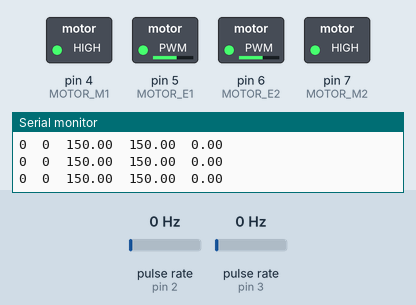
Bench run of a sketch on a simulated Arduino Uno, built with avr-gcc and run on an emulated ATmega328P. Parts: switched loads named in the sketch (green lamp = pin HIGH), the last lines printed to the serial monitor. Wiring (inferred from the names in the program): 2 × pulse sensor: data pin 2 / data pin 3. The inputs (shaded band) are chosen by the test bench; at power-on: pulse rate (sensors on pin 2, pin 3) 0 Hz.

Above: at 1.2 s.
1.3 s: pulse rate (sensor on pin 2) set to 50 Hz
At 2.72 s:
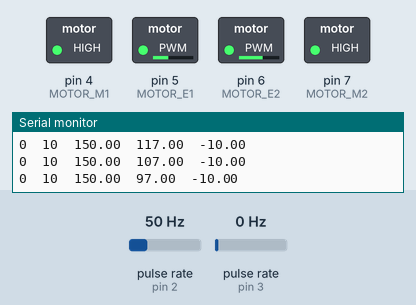
4.3 s: pulse rate (sensor on pin 3) set to 150 Hz
7.3 s: pulse rate (sensor on pin 2) set to 150 Hz
At 8.5 s:
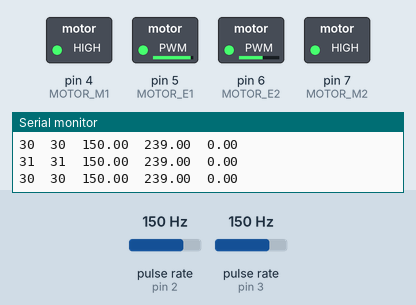
10.3 s: pulse rate (sensor on pin 3) set to 4 Hz
At 11.99 s:
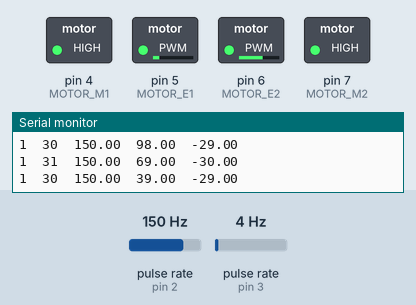
Timing chart, 0 to 14.3 s (numbered marks = the images above; inputs shaded):
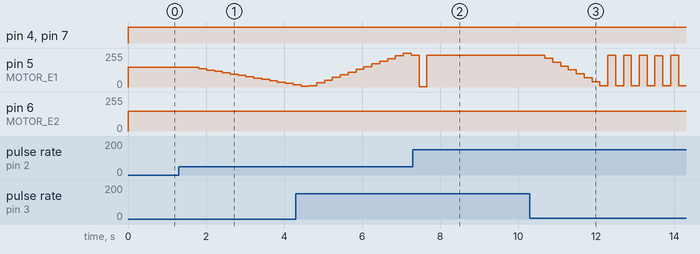

The sketch:

Arduino_Drivers.ino
```cpp
/**
 * Prototyping Arduino final Implementation of hardware control;
 * Idea: Different states to control the robot while constantly
 * outputting sensor data.
 */


 /*
  * testing thus far; seems to think right is slower or left is faster.
  * Regardless, it seems to make the robot turn left because it speeds up the right wheel too much.
  */

//Motor Pins
 #define MOTOR_M2 7
 #define MOTOR_E2 6
 #define MOTOR_E1 5
 #define MOTOR_M1 4

 //wheel encoder pins
 #define leftWheelEnc 3
 #define rightWheelEnc 2

//ticks which represents how much the wheels has turned by.
volatile int leftTickCount = 0;
volatile int rightTickCount = 0;
int pastLeftTicks[5] = {0, 0, 0, 0, 0};
int pastRightTicks[5]= {0, 0, 0, 0, 0};
int leftArrayPos = 0;
int rightArrayPos = 0;

/**
 * Constants for Wheel Controls
 * implementing a master/slave wheel power relationship;
 * slave wheel will attempt to self-correct while master maintains
 * the same power.
 */
double masterWheelPower = 150; //Left Wheel speed
double slaveWheelPower = 150;  //Right Wheel speed

int lastRightTick = 0;
int lastLeftTick = 0;

// Difference between left and right wheel; used for correction
double error = 0;

// correction magic number;
double const correctionConstant = 1;

//circumference of the wheel; avg of measured wheel & 2piR
const long circumference = 20.4;

void setup() {
    Serial.begin(9600);

    // initialize motor pins
    pinMode(MOTOR_M1, OUTPUT);
    pinMode(MOTOR_M2, OUTPUT);
    pinMode(MOTOR_E1, OUTPUT);
    pinMode(MOTOR_E2, OUTPUT);

    // initalizes encoder pins.
    pinMode(leftWheelEnc, INPUT_PULLUP);
    pinMode(rightWheelEnc, INPUT_PULLUP);

    attachInterrupt(digitalPinToInterrupt(leftWheelEnc), leftTick, FALLING);
    attachInterrupt(digitalPinToInterrupt(rightWheelEnc), rightTick, FALLING);
}

void loop() {

    writeToMotor(HIGH, HIGH, (int)masterWheelPower, (int)slaveWheelPower);
    //writeToMotor(HIGH, HIGH, 200, 200);

    int leftTicks = deltaLeftTicks();
    int rightTicks = deltaRightTicks();
    Serial.print(leftTicks);
    Serial.print("  ");
    Serial.print(rightTicks);
    Serial.print("  ");
    Serial.print(masterWheelPower);
    Serial.print("  ");
    Serial.print(slaveWheelPower);
    Serial.print("  ");
    error = leftTicks - rightTicks;


    //error = deltaLeftTicks() - deltaRightTicks();
    if(slaveWheelPower <= 240 && slaveWheelPower >= 10){
      slaveWheelPower += (error / correctionConstant);
    } else if (slaveWheelPower > 240){
      slaveWheelPower = 239;
    } else if (slaveWheelPower < 10){
      slaveWheelPower = 11;
    }


    Serial.println(error / correctionConstant);
    delay(200);

}


/**
 * Used to return how much ticks the wheel has turned by
 * @return the change in Ticks for the specific wheel
 */
int deltaLeftTicks(){

    int LtickCount = leftTickCount;
    int retVal = LtickCount - lastLeftTick;
    lastLeftTick = LtickCount;
    return retVal;
  /*
    int avgLeftTick = 0;

    pastLeftTicks[leftArrayPos%5] = leftTickCount;
    leftTickCount = 0;
    leftArrayPos++;
    if(leftArrayPos == 5){
      leftArrayPos = 0;
    }
    for(int i = 0; i<5; i++){
      avgLeftTick += pastLeftTicks[i];
    }


    return avgLeftTick/5;
    */
}

int deltaRightTicks(){

    int RtickCount = rightTickCount;
    int retVal = RtickCount - lastRightTick;
    lastRightTick = RtickCount;
    return retVal;

  /*
    int avgRightTick = 0;

    pastRightTicks[rightArrayPos%5] = rightTickCount;
    rightTickCount = 0;
    rightArrayPos++;
    if(rightArrayPos == 5){
      rightArrayPos = 0;
    }
    for(int i = 0; i<5; i++){
      avgRightTick += pastRightTicks[i];
    }


    return avgRightTick/5;
  */
}

/*
    Interrupt function which increments the left or right wheel tick.
    Each tick represents an amount of wheel turn.
    1/20th of a wheel turn.
 */
void leftTick() {
    leftTickCount++;

    //Serial.print("left ");
    //Serial.println(leftTickCount);

}

void rightTick() {
    rightTickCount++;

    //Serial.print("right ");
    //Serial.println(rightTickCount);

}


/*
    Copied from Project 1
   Directly interacts with the motors
   Lowest level of code in terms of abstraction
   Motor 2 (M2) is left wheel
   Motor 1 (M1) is right wheel
*/
void writeToMotor(int M2_dir, int M1_dir, int M2_speed, int M1_speed) {
  /* function invariant
     M1 and M2 must always be between  0 and 255
  */
  digitalWrite  (MOTOR_M1, M1_dir);
  digitalWrite  (MOTOR_M2, M2_dir);
  analogWrite   (MOTOR_E1, M1_speed);   //PWM Speed Control
  analogWrite   (MOTOR_E2, M2_speed);   //PWM Speed Control
}
```

Measured:
- after the input at 1.3 s, pin 5 (MOTOR_E1): moves from 150/255 to 16/255 over 2.6 s, starting after 0.31 s
- after the input at 7.3 s, pin 5 (MOTOR_E1): goes on until 7.7 s, then stays 239/255
- after the input at 10.3 s, pin 5 (MOTOR_E1): ramps from 238/255 to 10/255 and jumps back, once every 0.40 s
